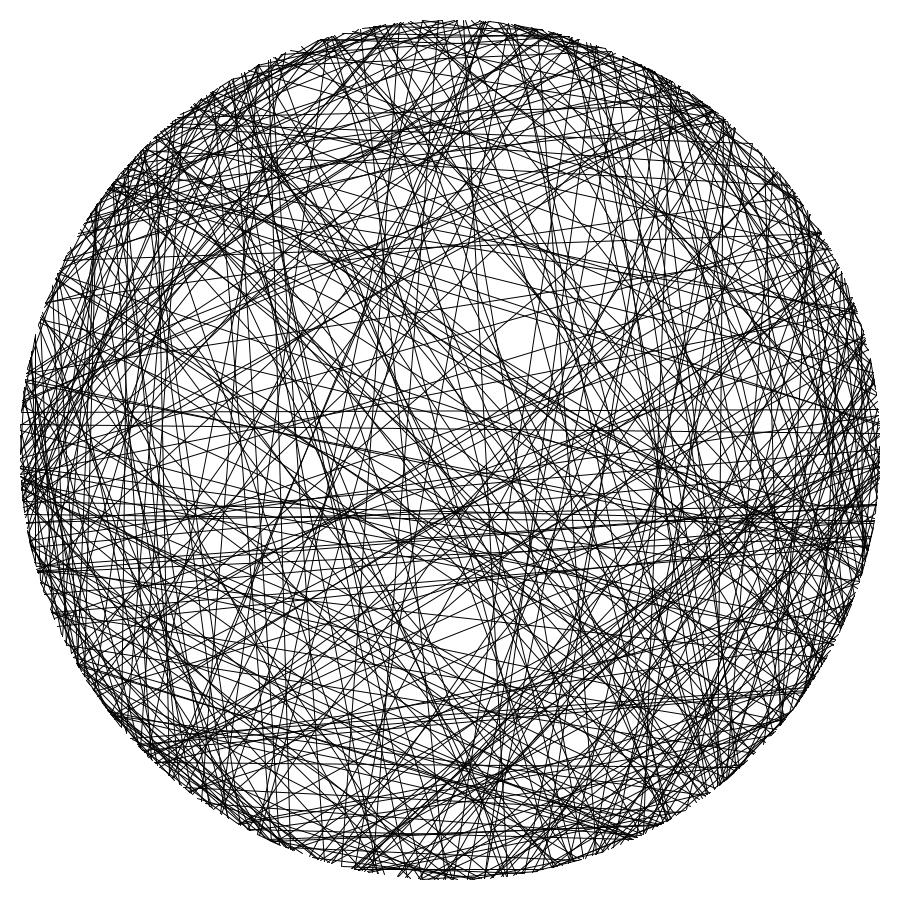
Frame 1 (no input)
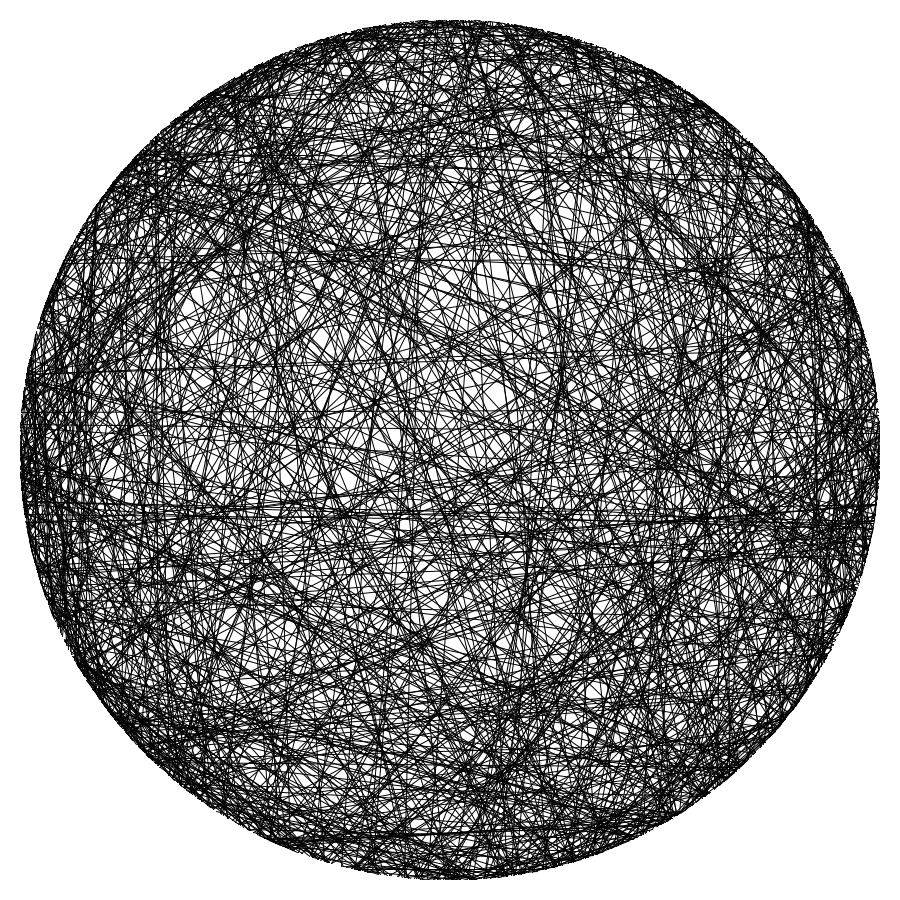
Frame 2 (the mouse pressed at the canvas centre, redrawn once)

The Processing sketch that drew these frames (run headless with seeded random() and noise(); the mouse was pressed at the canvas centre and the sketch redrawn once):

// Processing sketch: sketch_08_BirdNest
// ── sketch_08_BirdNest.pde
// Bird Nest

int num = 500; // amount of lines to be drawn

void setup() {
  size(900, 900);
  background(255);
  strokeWeight(1);
  noLoop();
}

void draw() {
  float radius = width/2-20; // set radius of circle
  translate(width/2, height/2); // move the origin to the center

  for (int i = 0; i < num; i++) {
    float angle1 = random(0, TWO_PI); // set random number between 0 and 360
    float x1 = sin(angle1) * radius; // first point on circle
    float y1 = cos(angle1) * radius;
    float angle2 = random(0, TWO_PI);
    float x2 = sin(angle2) * radius; // second point on circle
    float y2 = cos(angle2) * radius;
    line(x1, y1, x2, y2); // line between first and second point
  }
}
